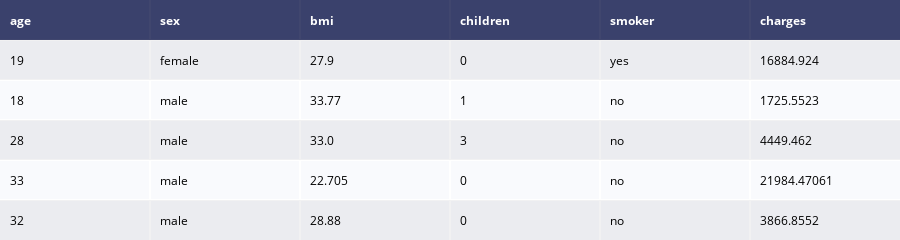

Notebook code for this chart:
### Code cell
data = ff.create_table(df.head())
data

### Figure 1 — Plotly figure (JSON) as saved in the notebook; plotly's stock layout.template omitted (floating-point values rounded to 4 significant figures)
{"data": [{"colorscale": [[0, "#00083e"], [0.5, "#ededee"], [1, "#ffffff"]], "hoverinfo": "none", "opacity": 0.75, "showscale": false, "type": "heatmap", "z": [[0, 0, 0, 0, 0, 0], [0.5, 0.5, 0.5, 0.5, 0.5, 0.5], [1, 1, 1, 1, 1, 1], [0.5, 0.5, 0.5, 0.5, 0.5, 0.5], [1, 1, 1, 1, 1, 1], [0.5, 0.5, 0.5, 0.5, 0.5, 0.5]]}], "layout": {"annotations": [{"align": "left", "font": {"color": "#ffffff"}, "showarrow": false, "text": "<b>age</b>", "x": -0.45, "xanchor": "left", "xref": "x", "y": 0, "yref": "y"}, {"align": "left", "font": {"color": "#ffffff"}, "showarrow": false, "text": "<b>sex</b>", "x": 0.55, "xanchor": "left", "xref": "x", "y": 0, "yref": "y"}, {"align": "left", "font": {"color": "#ffffff"}, "showarrow": false, "text": "<b>bmi</b>", "x": 1.55, "xanchor": "left", "xref": "x", "y": 0, "yref": "y"}, {"align": "left", "font": {"color": "#ffffff"}, "showarrow": false, "text": "<b>children</b>", "x": 2.55, "xanchor": "left", "xref": "x", "y": 0, "yref": "y"}, {"align": "left", "font": {"color": "#ffffff"}, "showarrow": false, "text": "<b>smoker</b>", "x": 3.55, "xanchor": "left", "xref": "x", "y": 0, "yref": "y"}, {"align": "left", "font": {"color": "#ffffff"}, "showarrow": false, "text": "<b>charges</b>", "x": 4.55, "xanchor": "left", "xref": "x", "y": 0, "yref": "y"}, {"align": "left", "font": {"color": "#000000"}, "showarrow": false, "text": "19", "x": -0.45, "xanchor": "left", "xref": "x", "y": 1, "yref": "y"}, {"align": "left", "font": {"color": "#000000"}, "showarrow": false, "text": "female", "x": 0.55, "xanchor": "left", "xref": "x", "y": 1, "yref": "y"}, {"align": "left", "font": {"color": "#000000"}, "showarrow": false, "text": "27.9", "x": 1.55, "xanchor": "left", "xref": "x", "y": 1, "yref": "y"}, {"align": "left", "font": {"color": "#000000"}, "showarrow": false, "text": "0", "x": 2.55, "xanchor": "left", "xref": "x", "y": 1, "yref": "y"}, {"align": "left", "font": {"color": "#000000"}, "showarrow": false, "text": "yes", "x": 3.55, "xanchor": "left", "xref": "x", "y": 1, "yref": "y"}, {"align": "left", "font": {"color": "#000000"}, "showarrow": false, "text": "16884.924", "x": 4.55, "xanchor": "left", "xref": "x", "y": 1, "yref": "y"}, {"align": "left", "font": {"color": "#000000"}, "showarrow": false, "text": "18", "x": -0.45, "xanchor": "left", "xref": "x", "y": 2, "yref": "y"}, {"align": "left", "font": {"color": "#000000"}, "showarrow": false, "text": "male", "x": 0.55, "xanchor": "left", "xref": "x", "y": 2, "yref": "y"}, {"align": "left", "font": {"color": "#000000"}, "showarrow": false, "text": "33.77", "x": 1.55, "xanchor": "left", "xref": "x", "y": 2, "yref": "y"}, {"align": "left", "font": {"color": "#000000"}, "showarrow": false, "text": "1", "x": 2.55, "xanchor": "left", "xref": "x", "y": 2, "yref": "y"}, {"align": "left", "font": {"color": "#000000"}, "showarrow": false, "text": "no", "x": 3.55, "xanchor": "left", "xref": "x", "y": 2, "yref": "y"}, {"align": "left", "font": {"color": "#000000"}, "showarrow": false, "text": "1725.5523", "x": 4.55, "xanchor": "left", "xref": "x", "y": 2, "yref": "y"}, {"align": "left", "font": {"color": "#000000"}, "showarrow": false, "text": "28", "x": -0.45, "xanchor": "left", "xref": "x", "y": 3, "yref": "y"}, {"align": "left", "font": {"color": "#000000"}, "showarrow": false, "text": "male", "x": 0.55, "xanchor": "left", "xref": "x", "y": 3, "yref": "y"}, {"align": "left", "font": {"color": "#000000"}, "showarrow": false, "text": "33.0", "x": 1.55, "xanchor": "left", "xref": "x", "y": 3, "yref": "y"}, {"align": "left", "font": {"color": "#000000"}, "showarrow": false, "text": "3", "x": 2.55, "xanchor": "left", "xref": "x", "y": 3, "yref": "y"}, {"align": "left", "font": {"color": "#000000"}, "showarrow": false, "text": "no", "x": 3.55, "xanchor": "left", "xref": "x", "y": 3, "yref": "y"}, {"align": "left", "font": {"color": "#000000"}, "showarrow": false, "text": "4449.462", "x": 4.55, "xanchor": "left", "xref": "x", "y": 3, "yref": "y"}, {"align": "left", "font": {"color": "#000000"}, "showarrow": false, "text": "33", "x": -0.45, "xanchor": "left", "xref": "x", "y": 4, "yref": "y"}, {"align": "left", "font": {"color": "#000000"}, "showarrow": false, "text": "male", "x": 0.55, "xanchor": "left", "xref": "x", "y": 4, "yref": "y"}, {"align": "left", "font": {"color": "#000000"}, "showarrow": false, "text": "22.705", "x": 1.55, "xanchor": "left", "xref": "x", "y": 4, "yref": "y"}, {"align": "left", "font": {"color": "#000000"}, "showarrow": false, "text": "0", "x": 2.55, "xanchor": "left", "xref": "x", "y": 4, "yref": "y"}, {"align": "left", "font": {"color": "#000000"}, "showarrow": false, "text": "no", "x": 3.55, "xanchor": "left", "xref": "x", "y": 4, "yref": "y"}, {"align": "left", "font": {"color": "#000000"}, "showarrow": false, "text": "21984.47061", "x": 4.55, "xanchor": "left", "xref": "x", "y": 4, "yref": "y"}, {"align": "left", "font": {"color": "#000000"}, "showarrow": false, "text": "32", "x": -0.45, "xanchor": "left", "xref": "x", "y": 5, "yref": "y"}, {"align": "left", "font": {"color": "#000000"}, "showarrow": false, "text": "male", "x": 0.55, "xanchor": "left", "xref": "x", "y": 5, "yref": "y"}, {"align": "left", "font": {"color": "#000000"}, "showarrow": false, "text": "28.88", "x": 1.55, "xanchor": "left", "xref": "x", "y": 5, "yref": "y"}, {"align": "left", "font": {"color": "#000000"}, "showarrow": false, "text": "0", "x": 2.55, "xanchor": "left", "xref": "x", "y": 5, "yref": "y"}, {"align": "left", "font": {"color": "#000000"}, "showarrow": false, "text": "no", "x": 3.55, "xanchor": "left", "xref": "x", "y": 5, "yref": "y"}, {"align": "left", "font": {"color": "#000000"}, "showarrow": false, "text": "3866.8552", "x": 4.55, "xanchor": "left", "xref": "x", "y": 5, "yref": "y"}], "height": 230, "margin": {"b": 0, "l": 0, "r": 0, "t": 0}, "xaxis": {"dtick": 1, "gridwidth": 2, "showticklabels": false, "tick0": -0.5, "ticks": "", "zeroline": false}, "yaxis": {"autorange": "reversed", "dtick": 1, "gridwidth": 2, "showticklabels": false, "tick0": 0.5, "ticks": "", "zeroline": false}}}
